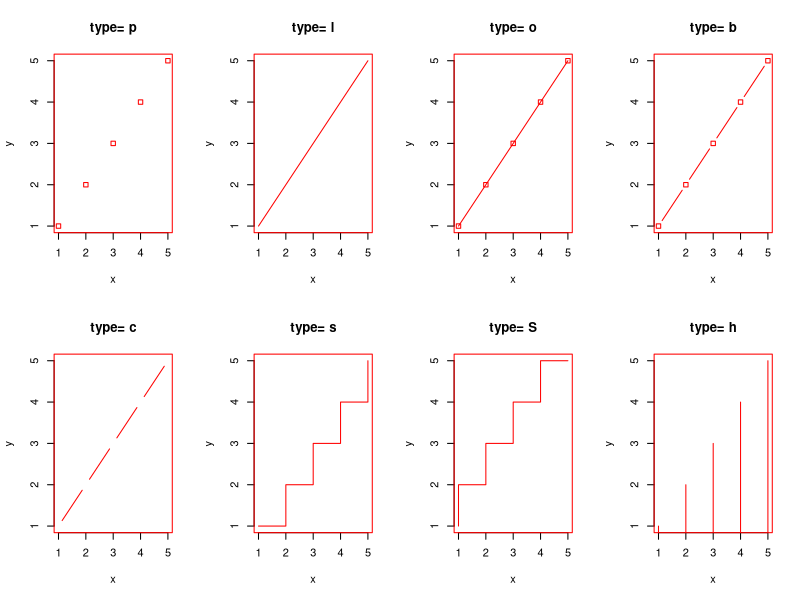

Reproduce this figure in R.
# Title     : TODO
# Objective : TODO
# Created by: quynh
# Created on: 9/16/2020

print("Hello R")
data = read.csv("Data/test.csv", header = T)
data

x <- c(1:5); y <- x # create some data
par(pch=22, col="red") # plotting symbol and color
par(mfrow=c(2,4)) # all plots on one page
opts = c("p","l","o","b","c","s","S","h")
for(i in 1:length(opts)){
  heading = paste("type=",opts[i])
  plot(x, y, type="n", main=heading)
  lines(x, y, type=opts[i])
}